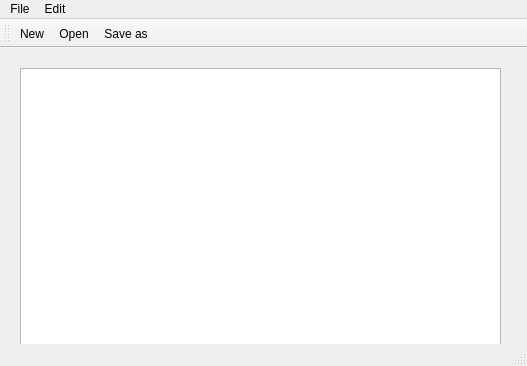
<?xml version="1.0" encoding="UTF-8"?>
<ui version="4.0">
 <class>MainWindow</class>
 <widget class="QMainWindow" name="MainWindow">
  <property name="geometry">
   <rect>
    <x>0</x>
    <y>0</y>
    <width>527</width>
    <height>366</height>
   </rect>
  </property>
  <property name="windowTitle">
   <string>MainWindow</string>
  </property>
  <widget class="QWidget" name="centralwidget">
   <widget class="QWidget" name="verticalLayoutWidget">
    <property name="geometry">
     <rect>
      <x>20</x>
      <y>20</y>
      <width>481</width>
      <height>281</height>
     </rect>
    </property>
    <layout class="QVBoxLayout" name="verticalLayout">
     <item>
      <widget class="QTextEdit" name="textEdit"/>
     </item>
    </layout>
   </widget>
  </widget>
  <widget class="QMenuBar" name="menubar">
   <property name="geometry">
    <rect>
     <x>0</x>
     <y>0</y>
     <width>527</width>
     <height>24</height>
    </rect>
   </property>
   <widget class="QMenu" name="menuFile">
    <property name="title">
     <string>File</string>
    </property>
    <addaction name="actionNew"/>
    <addaction name="actionOpen_2"/>
    <addaction name="actionSave_as"/>
    <addaction name="actionPrint"/>
    <addaction name="actionExit"/>
   </widget>
   <widget class="QMenu" name="menuEdit">
    <property name="title">
     <string>Edit</string>
    </property>
    <addaction name="actionCopy"/>
    <addaction name="actionPaste"/>
    <addaction name="actionCut"/>
    <addaction name="actionUndo"/>
    <addaction name="actionRedo"/>
   </widget>
   <addaction name="menuFile"/>
   <addaction name="menuEdit"/>
  </widget>
  <widget class="QStatusBar" name="statusbar"/>
  <widget class="QToolBar" name="toolBar">
   <property name="windowTitle">
    <string>toolBar</string>
   </property>
   <attribute name="toolBarArea">
    <enum>TopToolBarArea</enum>
   </attribute>
   <attribute name="toolBarBreak">
    <bool>false</bool>
   </attribute>
   <addaction name="actionNew"/>
   <addaction name="actionOpen_2"/>
   <addaction name="actionSave_as"/>
  </widget>
  <action name="actionNew">
   <property name="icon">
    <iconset resource="Resources.qrc">
     <normaloff>:/Imgs/New.bmp</normaloff>:/Imgs/New.bmp</iconset>
   </property>
   <property name="text">
    <string>New</string>
   </property>
  </action>
  <action name="actionSave_as">
   <property name="icon">
    <iconset resource="Resources.qrc">
     <normaloff>:/Imgs/Save.bmp</normaloff>:/Imgs/Save.bmp</iconset>
   </property>
   <property name="text">
    <string>Save as</string>
   </property>
  </action>
  <action name="actionPrint">
   <property name="text">
    <string>Print</string>
   </property>
  </action>
  <action name="actionExit">
   <property name="text">
    <string>Exit</string>
   </property>
  </action>
  <action name="actionCopy">
   <property name="text">
    <string>Copy</string>
   </property>
  </action>
  <action name="actionPaste">
   <property name="text">
    <string>Paste</string>
   </property>
  </action>
  <action name="actionCut">
   <property name="text">
    <string>Cut</string>
   </property>
  </action>
  <action name="actionUndo">
   <property name="text">
    <string>Undo</string>
   </property>
  </action>
  <action name="actionRedo">
   <property name="text">
    <string>Redo</string>
   </property>
  </action>
  <action name="actionOpen_2">
   <property name="icon">
    <iconset resource="Resources.qrc">
     <normaloff>:/Imgs/Open.bmp</normaloff>:/Imgs/Open.bmp</iconset>
   </property>
   <property name="text">
    <string>Open</string>
   </property>
  </action>
 </widget>
 <resources>
  <include location="Resources.qrc"/>
 </resources>
 <connections/>
</ui>
